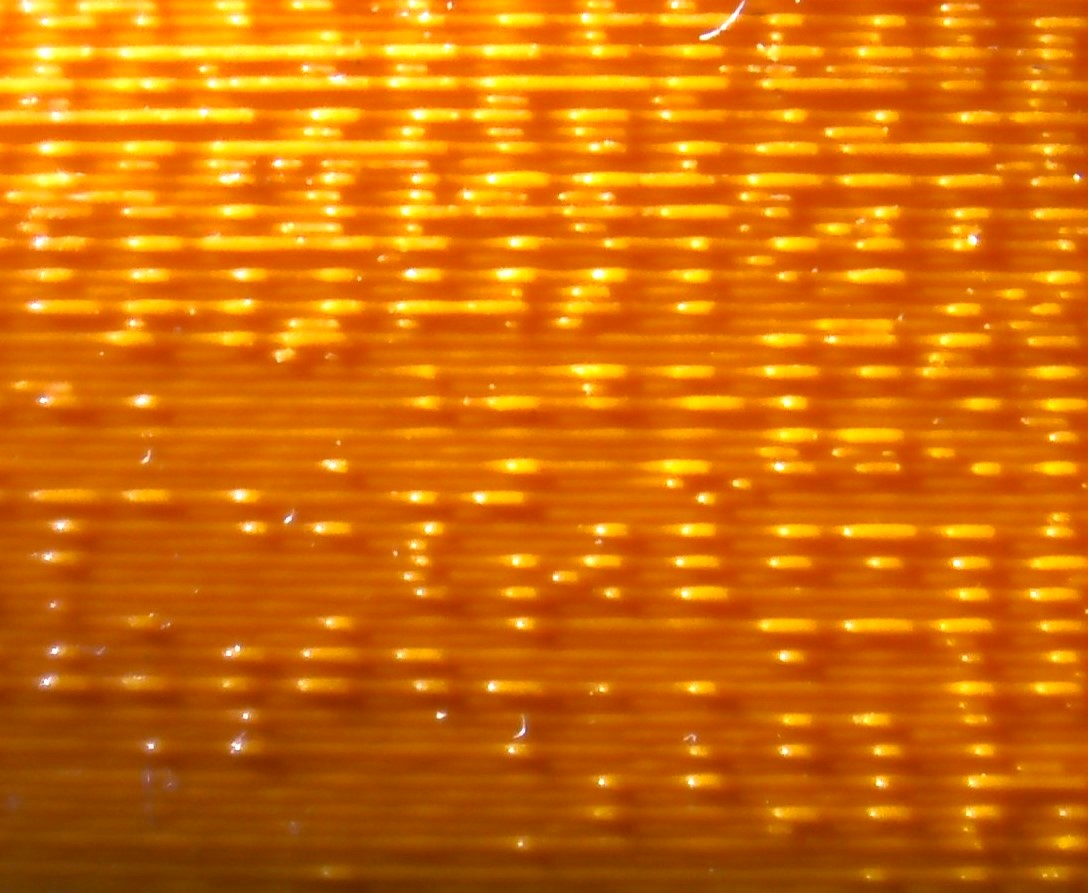
#> input picture Graphical_outputs/graphs/zoomed_b.jpg, 1088 x 893 px
$ python blocking.py
#> lines starting #> are read from the running program, lines starting #| are printed output that depends on the picture
import matplotlib.pyplot as plt
import numpy as np

save_fig = True

type_ = ""

if type_ == "blocking":
    # fig, (ax1, ax2) = plt.subplots(1, 2, figsize=(7, 4), num="blocking")
    fig, (ax1, ax2) = plt.subplots(1, 2, figsize=(6, 6), num="blocking")

    # Vytvoření heatmapy
    im = plt.imread("blocking.png")
    h, w = im.shape[:2]

    ax2.vlines(51.5, -1, h, color='red', linewidth=2)
    ax2.vlines(71.5, -1, 55.5, color='red', linewidth=2)
    ax2.vlines(91.5, -1, 55.5, color='red', linewidth=2)
    # ax2.vlines(19.5, -1, h, color='red', linewidth=2)
    # ax2.vlines(35.5, -1, h, color='red', linewidth=2)

    ax2.hlines(55.5, -1, w, color='red', linewidth=2)
    ax2.hlines(15.5, 51.5, w, color='red', linewidth=2)
    ax2.hlines(34.5, 51.5, w, color='red', linewidth=2)

    for ax in (ax1, ax2):
        ax.imshow(im)

        ax.set_aspect('equal', adjustable='box')
        ax.set_facecolor("none")
        ax.axis('off')

    fig.set_facecolor("none")
    fig.tight_layout()

    if save_fig:
        plt.savefig("blocking.pdf", format="pdf", dpi=700, bbox_inches='tight')

    plt.show()
else:
    # fig, (ax1, ax2) = plt.subplots(1, 2, figsize=(7, 4), num="blocking")
    fig, (ax1, ax2) = plt.subplots(2, 1, figsize=(6, 6), num="blocking")

    # Vytvoření heatmapy
    im1 = plt.imread("zoomed_b.jpg")[100:-60, :]
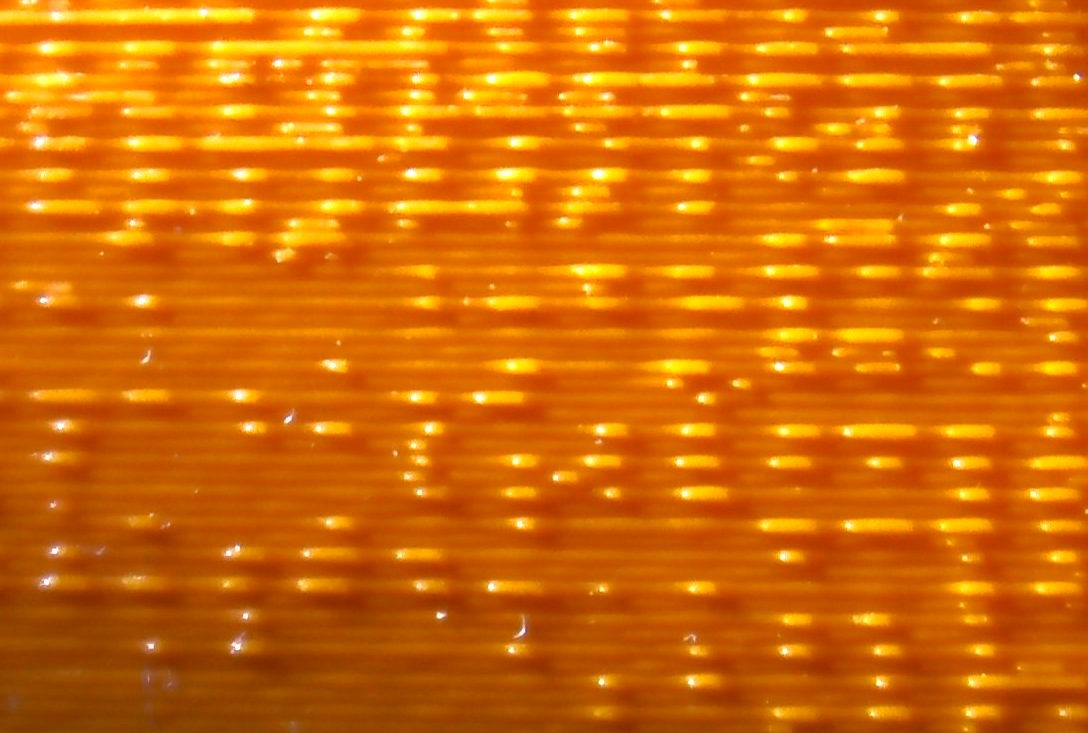
#> im1: shape (733, 1088, 3); mean R, G, B 211.8, 107.3, 5.2
    im2 = plt.imread("lined_c.jpg")[150:-150, 80:-120]
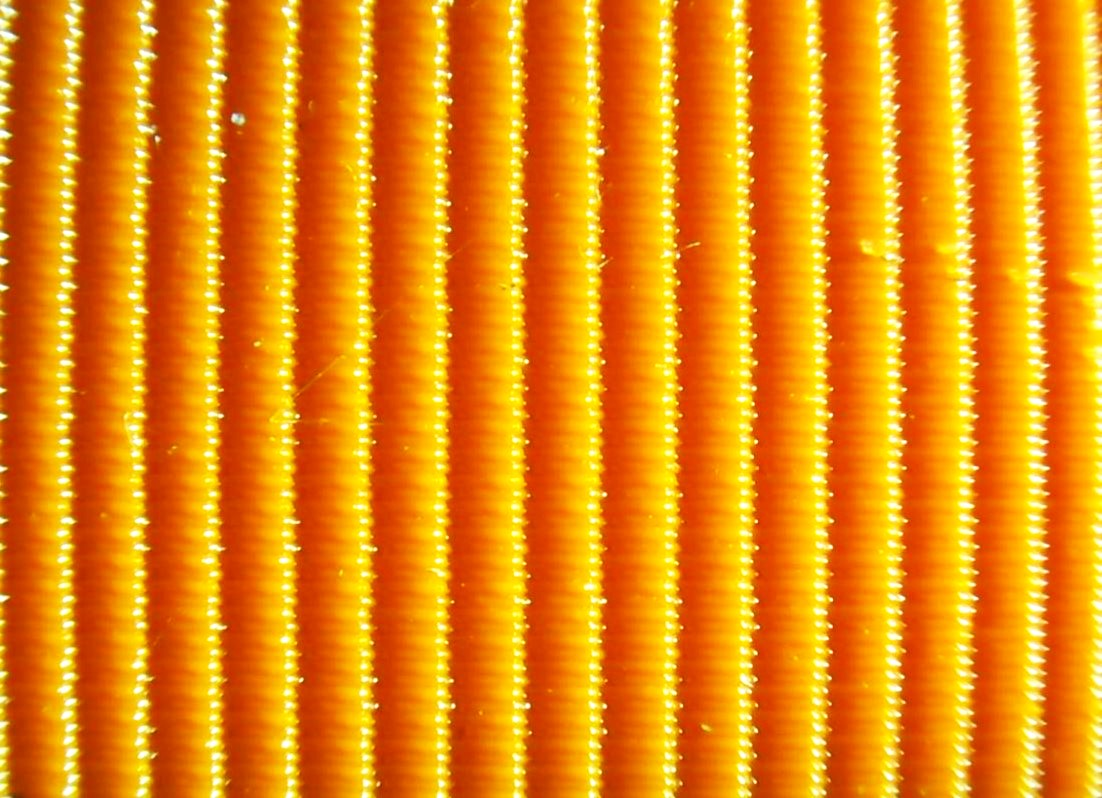
#> input picture Graphical_outputs/graphs/lined_c.jpg, 1102 x 798 px
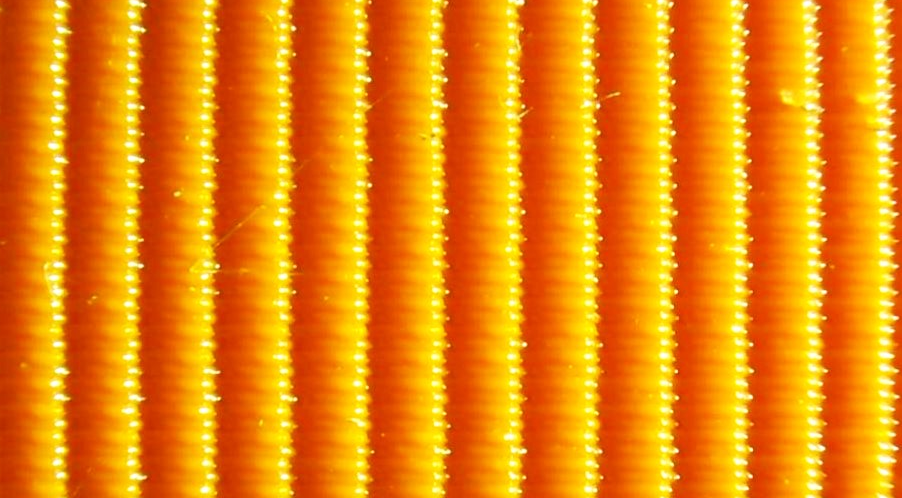
#> im2: shape (498, 902, 3); mean R, G, B 234.7, 134.2, 11.3
    h1, w1 = im1.shape[:2]
#> h1 = 733; w1 = 1088
    h2, w2 = im2.shape[:2]
#> h2 = 498; w2 = 902

    for ax, im in zip((ax1, ax2), (im1, im2)):
        ax.imshow(im, extent=[0, w1, 0, h1])

        ax.set_facecolor("none")
        ax.axis('off')
        ax.set_aspect('equal', adjustable='box')
#> this loop made 2 passes

    [ax1.vlines(i * 90 + 100, 0, h1, color='black', linewidth=2) for i in range(11)]

    ax2.vlines(0, 0, h1, color='none', linewidth=0)

    fig.set_facecolor("none")
    fig.tight_layout()

    if save_fig:
        plt.savefig("spots.pdf", format="pdf", dpi=700, bbox_inches='tight')
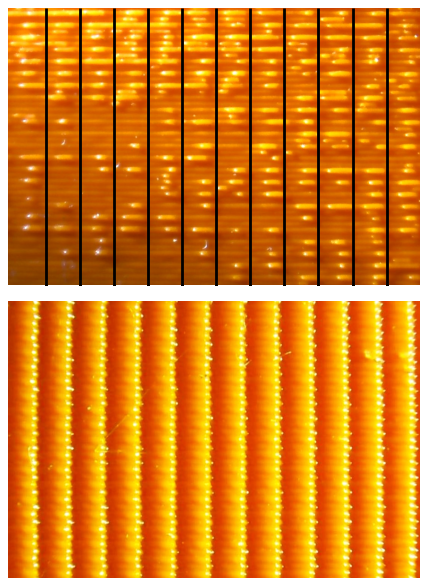
#> figure drawn by matplotlib, 2 panels

    plt.show()
